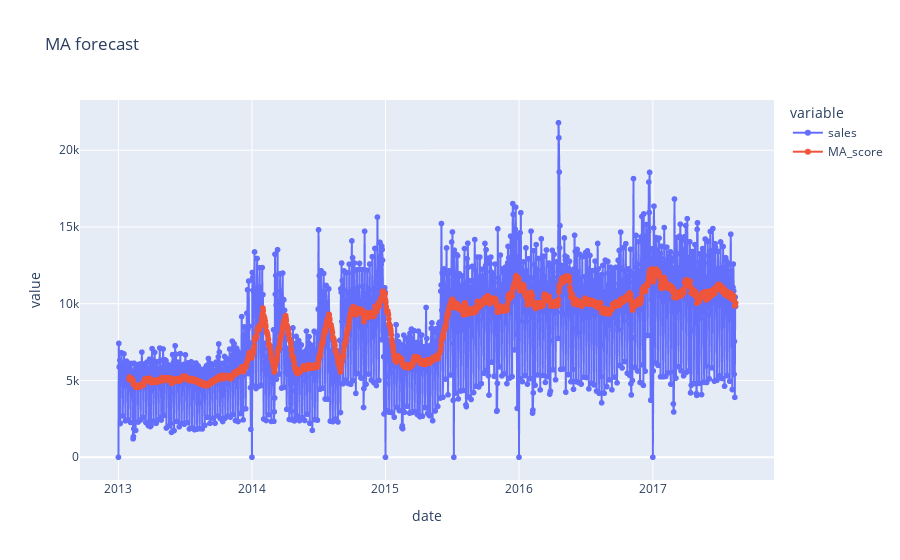

Notebook code cell kept with this figure:
### Code cell
# mannual implementation of Moving Average
window = 30
manual_MA_dataset = day_level_df.copy()
manual_MA_dataset.loc[window-1:, 'MA_score'] = simple_moving_average(manual_MA_dataset['sales'], window)

# Plot actual and forecasted data
fig = px.line(manual_MA_dataset, x='date', y=["sales", "MA_score"], markers=True, title="MA forecast")

# Show plot
fig.show()

### Figure 1 — Plotly figure (JSON) as saved in the notebook; plotly's stock layout.template omitted (floating-point values rounded to 4 significant figures; data arrays with more than 128 entries replaced by an {"elided": "..."} marker saying what was removed)
{"data": [{"hovertemplate": "variable=sales<br>date=%{x}<br>value=%{y}<extra></extra>", "legendgroup": "sales", "line": {"color": "#636efa", "dash": "solid"}, "marker": {"symbol": "circle"}, "mode": "markers+lines", "name": "sales", "showlegend": true, "type": "scattergl", "x": {"elided": "1684 str values"}, "xaxis": "x", "y": {"elided": "1684 float values"}, "yaxis": "y"}, {"hovertemplate": "variable=MA_score<br>date=%{x}<br>value=%{y}<extra></extra>", "legendgroup": "MA_score", "line": {"color": "#EF553B", "dash": "solid"}, "marker": {"symbol": "circle"}, "mode": "markers+lines", "name": "MA_score", "showlegend": true, "type": "scattergl", "x": {"elided": "1684 str values"}, "xaxis": "x", "y": {"elided": "1684 float values"}, "yaxis": "y"}], "layout": {"legend": {"title": {"text": "variable"}, "tracegroupgap": 0}, "title": {"text": "MA forecast"}, "xaxis": {"anchor": "y", "domain": [0, 1], "title": {"text": "date"}}, "yaxis": {"anchor": "x", "domain": [0, 1], "title": {"text": "value"}}}}
